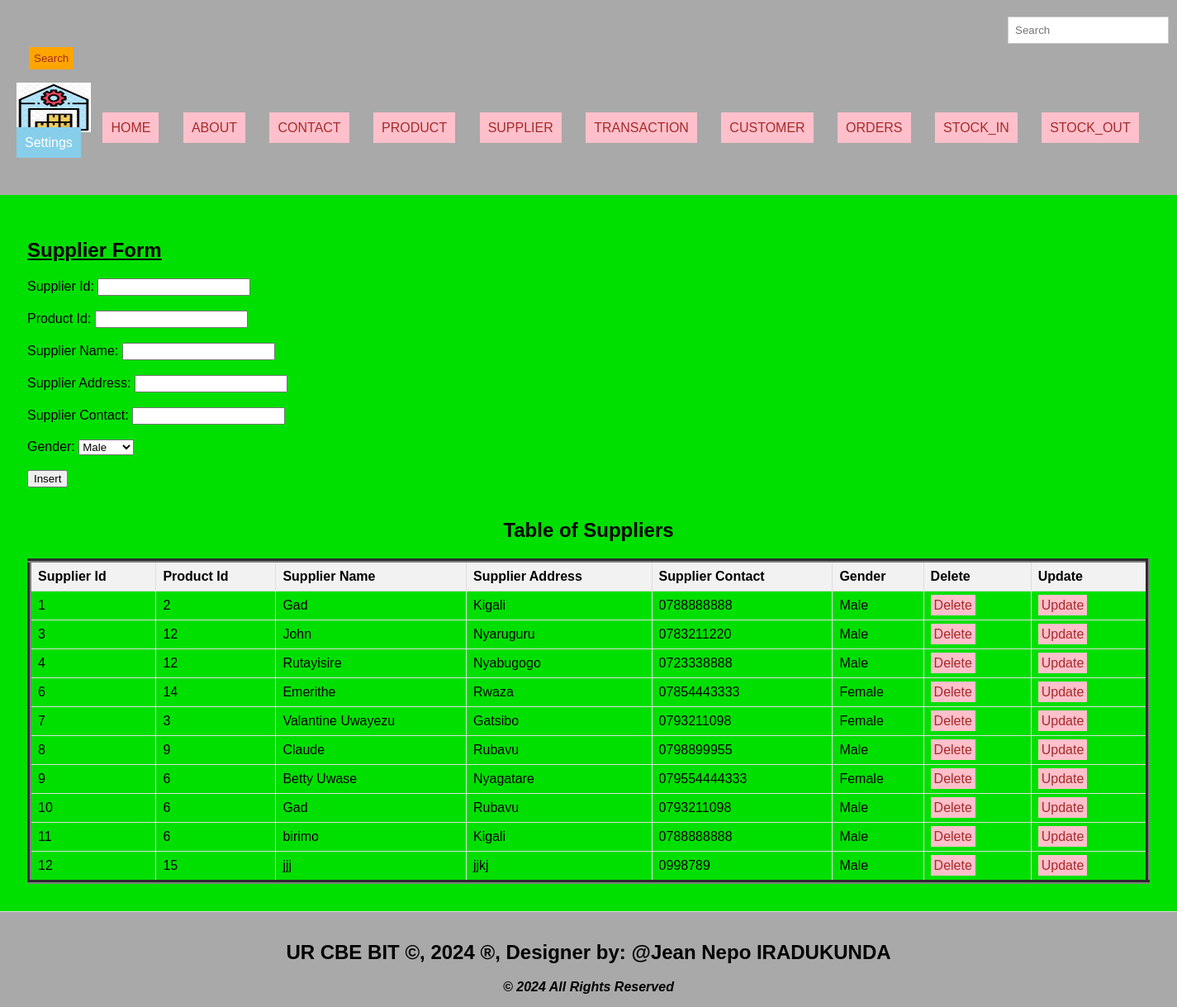
Screenshot of /supplier.php with the database file from the repository.
### tables this page shows
CREATE TABLE `supplier` (
  `Supplier_Id` int(11) NOT NULL,
  `Product_Id` int(11) NOT NULL,
  `Supplier_Name` varchar(50) NOT NULL,
  `Supplier_Address` varchar(235) NOT NULL,
  `Supplier_Contact` varchar(25) NOT NULL,
  `Gender` varchar(10) NOT NULL
);

### supplier.php (the view, shortened to what this page needs)
<!DOCTYPE html>
<html lang="en">
<head>
  <link rel="stylesheet" type="text/css" href="style.css" title="style 1" media="screen, tv, projection, handheld, print"/>
  </head>
<header>
<body bgcolor="skyyellow">
 <form class="d-flex" role="search" action="search.php" method="GET">
      <input class="form-control me-2" type="search" placeholder="Search" aria-label="Search" name="query">
      <button class="btn btn-outline-success" type="submit">Search</button>
    </form>
  <ul style="list-style-type: none; padding: 0;">
    <li style="display: inline; margin-right: 10px;">
    <img src="./Images/Logo.jpeg" width="90" height="60" alt="Logo">
  </li>
    <li style="display: inline; margin-right: 10px;"><a href="./home.html">HOME</a>
  </li>
    <li style="display: inline; margin-right: 10px;"><a href="./about.html">ABOUT</a>
  </li>
    <li style="display: inline; margin-right: 10px;"><a href="./contact.html">CONTACT</a>
  </li>
    <li style="display: inline; margin-right: 10px;"><a href="./product.php">PRODUCT</a>
  </li>
    <li style="display: inline; margin-right: 10px;"><a href="./supplier.php">SUPPLIER</a>
  </li>
    <li style="display: inline; margin-right: 10px;"><a href="./transaction.php">TRANSACTION</a>
  </li>
    <li style="display: inline; margin-right: 10px;"><a href="./customer.php">CUSTOMER</a>
  </li>
    <li style="display: inline; margin-right: 10px;"><a href="./order.php">ORDERS</a>
  </li>
    <li style="display: inline; margin-right: 10px;"><a href="./stockin.php">STOCK_IN</a>
  </li>
    <li style="display: inline; margin-right: 10px;"><a href="./stockout.php">STOCK_OUT</a>
  </li>
    <li class="dropdown" style="display: inline; margin-right: 10px;">
      <a href="#" style="padding: 10px; color: white; background-color: skyblue; text-decoration: none; margin-right: 15px;">Settings</a>
    </li><br><br>
  </ul>
</header>
<section>
<h1><u> Supplier Form </u></h1>
<form method="post" onsubmit="return confirmInsert();">
<label for="supid">Supplier Id:</label>
<input type="number" id="supid" name="supid"><br><br>
<label for="pid">Product Id:</label>
<input type="number" id="pid" name="pid" required><br><br>
<label for="supname">Supplier Name:</label>
<input type="text" id="supname" name="supname" required><br><br>
<label for="address">Supplier Address:</label>
<input type="text" id="address" name="address" required><br><br>
<label for="phone">Supplier Contact:</label>
<input type="text" id="phone" name="phone" required><br><br>
<label for="gend">Gender:</label>
            <select name="gend" id="gend">
                <option>Male</option>
            </select><br><br>
<input type="submit" name="add" value="Insert"><br><br>
</form>
<!DOCTYPE html>
<html>
<head>
</head>
<body>
    <center><h2>Table of Suppliers</h2></center>
    <table border="5">
        <tr>
            <th>Supplier Id</th>
            <th>Product Id</th>
            <th>Supplier Name</th>
            <th>Supplier Address</th>
            <th>Supplier Contact</th>
            <th>Gender</th>
            <th>Delete</th>
            <th>Update</th>
        </tr>
        <?php
       include('Database_Connection.php');
        $sql = "SELECT * FROM Supplier";
        $result = $connection->query($sql);
        if ($result->num_rows > 0) {
            while ($row = $result->fetch_assoc()) {
                $sup = $row['Supplier_Id'];
                echo "<tr>
                    <td>" . $row['Supplier_Id'] . "</td>
                    <td>" . $row['Product_Id'] . "</td>
                    <td>" . $row['Supplier_Name'] . "</td>
                    <td>" . $row['Supplier_Address'] . "</td>
                    <td>" . $row['Supplier_Contact'] . "</td>
                    <td>" . $row['Gender'] . "</td>
                    <td><a style='padding:4px' href='delete_supplier.php?Supplier_Id=$sup'>Delete</a></td>
                    <td><a style='padding:4px' href='update_supplier.php?Supplier_Id=$sup'>Update</a></td>
                </tr>";
            }
        } else {
            echo "<tr><td colspan='6'>No data found</td></tr>";
        }
        ?>
    </table>
</body>
</section>
<footer>
  <marquee behavior='alternate'>
<b><h2>UR CBE BIT &copy, 2024 &reg, Designer by: @Jean Nepo IRADUKUNDA</h2></b>
</marquee>
<center><b><i>&copy 2024 All Rights Reserved</i></b></center>
</footer>
</body>
</html>

### style.css (style rules this page uses)
body { font-family: Arial, sans-serif; margin: 0; padding: 0; }
.form-control { padding: 8px; margin-left: 4px; border: 1px solid #ccc; }
.btn { padding: 6px; background-color: orange; color: brown; border: none; }
.dropdown { position: relative; display: inline; margin-right: 10px; }
body { font-family: Arial,sans-serif; margin:0; padding:0; }
header { background-color:darkgray; padding: 20px; }
.dropdown { position: right; display:right; direction:rtl; }
section { padding:28px; border-bottom: 1px solid #ddd; }
footer { text-align: center; padding: 15px; background-color:darkgray; }

### supplier.php (style rules this page uses)
a { padding: 10px; color: white; background-color: pink; text-decoration: none; margin-right: 15px; }
a:link { color: brown; }
button.btn { margin-left: 15px; margin-top: 4px; }
input.form-control { margin-left: 1200px; padding: 8px; }
section { padding:33px; border-bottom: 1px solid #ddd; }
footer { text-align: center; padding: 15px; background-color:darkgray; }
table { width: 100%; border-collapse: collapse; }
th, td { border: 1px solid #ddd; padding: 8px; text-align: left; }
th { background-color: #f2f2f2; }

### rows the page displays
supplier: Supplier_Id "1", Product_Id "2", Supplier_Name "Gad", Supplier_Address "Kigali", Supplier_Contact "0788888888", Gender "Male"
supplier: Supplier_Id "3", Product_Id "12", Supplier_Name "John", Supplier_Address "Nyaruguru", Supplier_Contact "0783211220", Gender "Male"
supplier: Supplier_Id "4", Product_Id "12", Supplier_Name "Rutayisire", Supplier_Address "Nyabugogo", Supplier_Contact "0723338888", Gender "Male"
supplier: Supplier_Id "6", Product_Id "14", Supplier_Name "Emerithe", Supplier_Address "Rwaza", Supplier_Contact "07854443333", Gender "Female"
supplier: Supplier_Id "7", Product_Id "3", Supplier_Name "Valantine Uwayezu", Supplier_Address "Gatsibo", Supplier_Contact "0793211098", Gender "Female"
supplier: Supplier_Id "8", Product_Id "9", Supplier_Name "Claude", Supplier_Address "Rubavu", Supplier_Contact "0798899955", Gender "Male"
supplier: Supplier_Id "9", Product_Id "6", Supplier_Name "Betty Uwase", Supplier_Address "Nyagatare", Supplier_Contact "079554444333", Gender "Female"
supplier: Supplier_Id "10", Product_Id "6", Supplier_Name "Gad", Supplier_Address "Rubavu", Supplier_Contact "0793211098", Gender "Male"
supplier: Supplier_Id "11", Product_Id "6", Supplier_Name "birimo", Supplier_Address "Kigali", Supplier_Contact "0788888888", Gender "Male"
supplier: Supplier_Id "12", Product_Id "15", Supplier_Name "jjj", Supplier_Address "jjkj", Supplier_Contact "0998789", Gender "Male"
